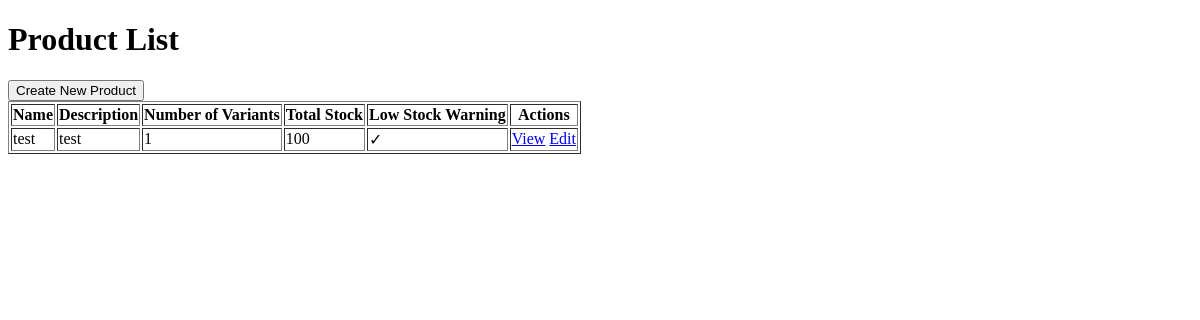
Before: /inventory-management/products/ with the older database file.
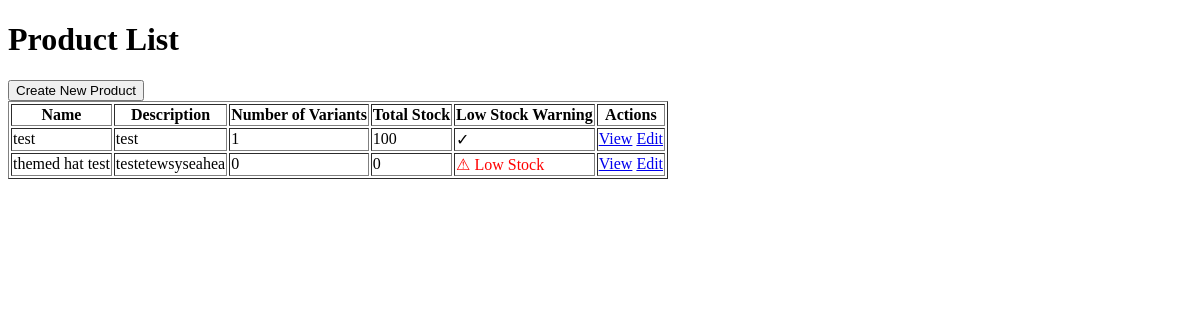
After: the same page with the newer database file.
### ecommerceapp/models.py (models this page shows, shortened)
class Product (models.Model):
    name = models.CharField(max_length=50)
    description = models.TextField()

### ecommerceapp/views.py (the view)
# urls.py: path("inventory-management/products/", InventoryProductListView.as_view(), name="IMS - Product List"),
class InventoryProductListView (ListView):
	model = Product
	template_name = "inventory-management/product_list.html"
	context_object_name = "products"
	def get_context_data(self, **kwargs):
		context = super().get_context_data(**kwargs)
		low_stock_threshold = 5
		products_with_variants = []
		for product in Product.objects.all():
			variants = product.productvariant.all()
			total_stock = variants.aggregate(total=Sum('stocklevel'))['total'] or 0
			is_low_stock = total_stock < low_stock_threshold
			products_with_variants.append({
				'product': product,
				'variant_count': variants.count(),
				'is_low_stock': is_low_stock,
				'total_stock': total_stock,
			})
		context['products_with_variants'] = products_with_variants
		return context

### templates/inventory-management/product_list.html (shortened to what this page needs)
<!DOCTYPE html>
<html lang="en">
<head>
</head>
<body>
    <h1>Product List</h1>
    <a href="{% url 'IMS - Create Product' %}">
        <button>Create New Product</button>
    </a>
    <table border="1">
        <thead>
            <tr>
                <th>Name</th>
                <th>Description</th>
                <th>Number of Variants</th>
                <th>Total Stock</th>
                <th>Low Stock Warning</th>
                <th>Actions</th>
            </tr>
        </thead>
        <tbody>
            {% for item in products_with_variants %}
            <tr>
                <td>{{ item.product.name }}</td>
                <td>{{ item.product.description }}</td>
                <td>{{ item.variant_count }}</td>
                <td>{{ item.total_stock }}</td>
                <td>
                    {% if item.is_low_stock %}
                        <span style="color: red;">⚠ Low Stock</span>
                    {% else %}
                        ✓
                    {% endif %}
                </td>
                <td>
                    <a href="{% url 'IMS - Product Detail' item.product.id %}">View</a>
                    <a href="{% url 'IMS - Product Edit' item.product.id %}">Edit</a>
                </td>
            </tr>
            {% empty %}
            <tr>
                <td colspan="6">No products available.</td>
            </tr>
            {% endfor %}
        </tbody>
    </table>
</body>
</html>

Changed rows visible on the page:
added Product: product.name "themed hat test", product.description "testetewsyseahea", variant_count "0", total_stock "0", shows "⚠ Low Stock"
